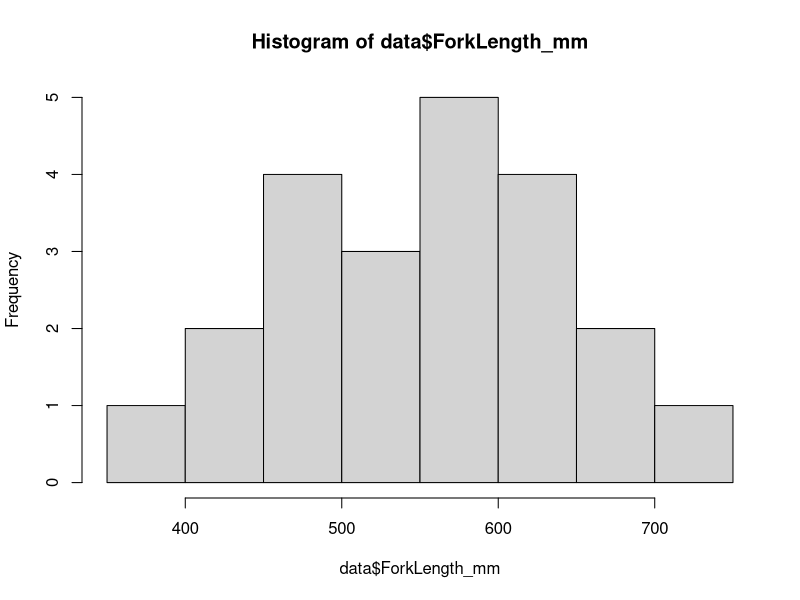
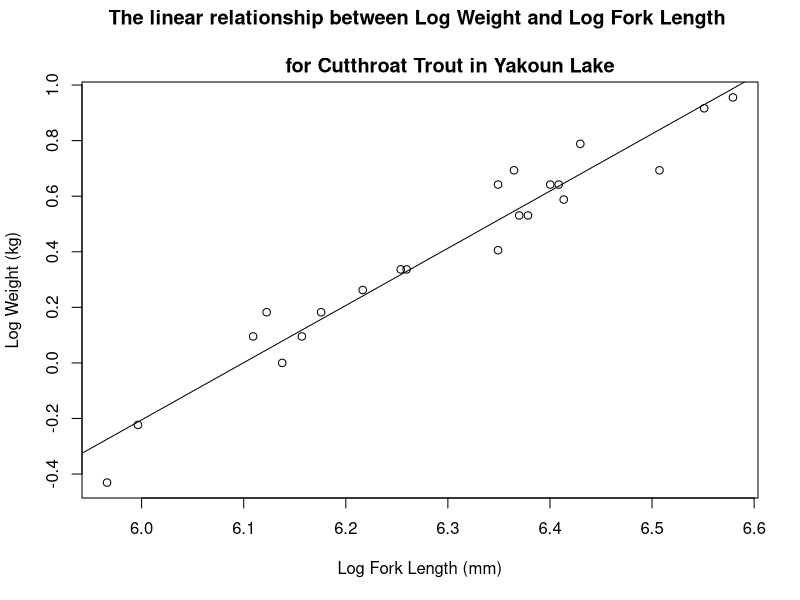
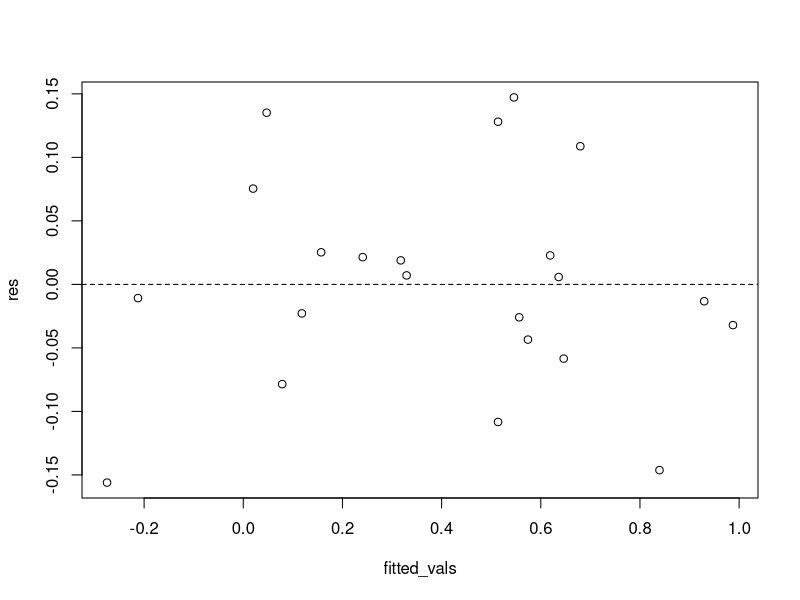
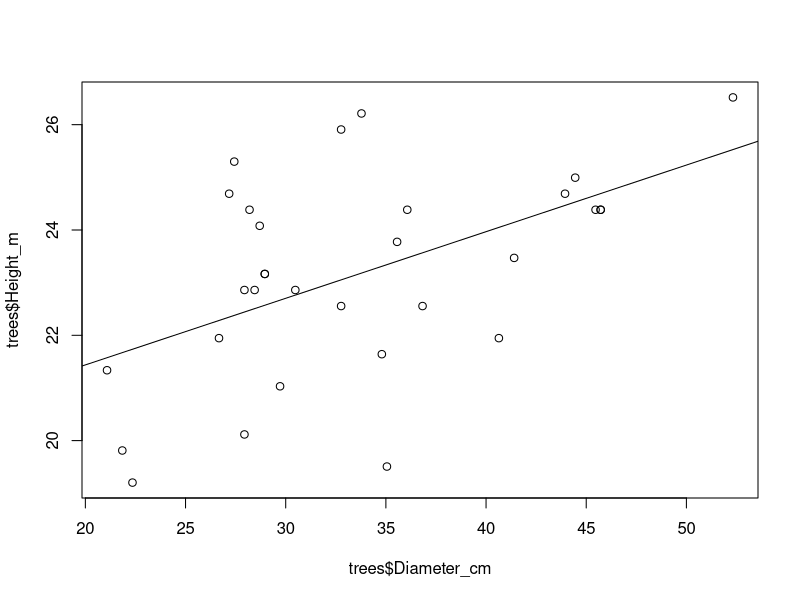

These charts were generated, in order, by the following R code:
data <- 
  read.csv(
    file = "example/yakoun-population/data/capture.csv"
  )
head(data)

summary(data)

# changing JR to JT
# filter to the value you want to change
# and if you filtered correctly "JR" should print
data$Guide[data$Guide == "JR"]
# then reassign to the proper value
data$Guide[data$Guide == "JR"] <- "JT"
# print table to double check correction
head(data)

# How would you change the day 226 to 26?


data$CaptureTime <- data$CapTime
head(data)

# check the values in the column to make sure it is ok to drop
data$X
# drop column by setting it to NULL
data$X <- NULL
data$CapTime <- NULL
# look at the data to check X and CapTime were dropped
str(data)

# create the new column 
data$Weight_kg <- data$Weight_g / 1000
# reorder columns to move Weight_km next to Weight_g 
# and CaptureTime back to after Guide
data <- data[, c(1, 2, 3, 4, 9, 5, 6, 10, 7, 8)]
str(data)

View(data)

hist(data$ForkLength_mm, 6)

# What happens to the plot when you increase the number of bins to 20?


# Can you plot a histogram for the weight?

data$LogForkLength <- log(data$ForkLength_mm)
data$LogWeight <- log(data$Weight_kg)

linear_mod <- 
  lm(
    LogWeight ~ LogForkLength, 
    data = data
  )

summary(linear_mod)

coefficients(linear_mod)
intercept <- coefficients(linear_mod)[1]
slope <- coefficients(linear_mod)[2]

confint(linear_mod, level = 0.95)

{plot(
  data$LogForkLength, 
  data$LogWeight,
  xlab = "Log Fork Length (mm)",
  ylab = "Log Weight (kg)",
  main = "The linear relationship between Log Weight and Log Fork Length \n 
          for Cutthroat Trout in Yakoun Lake"
) 
 abline(linear_mod, untf = TRUE)}

# get the range of length values
loglength_min <- min(data$LogForkLength)
print(loglength_min)
loglength_max <- max(data$LogForkLength)
print(loglength_max)
# create sequence of LogForkLength values from the min to max value by 0.005 
loglength_seq <- seq(from = loglength_min, to = loglength_max, by = 0.005)
print(loglength_seq)
# turn the sequence into a data frame
# the column name should match the original data column names
length_range <- data.frame(LogForkLength = loglength_seq)
head(length_range)
# predict weight for the given length values
predictions <- 
  predict(
    linear_mod,
    newdata = length_range
  )

# lets add the predictions to a new column named LogPredictions
length_range$LogPredictions <- predictions
# exponentiate to get back to regular scale
length_range$ForkLength_mm <- exp(length_range$LogForkLength)
length_range$PredictionsWeight_kg <- exp(length_range$LogPredictions)
# look at the results
head(length_range, 10)

# get the residuals 
res <- resid(linear_mod)
print(res)
# get the fitted values
fitted_vals <- fitted(linear_mod)
print(fitted_vals)
# plot the residuals vs fitted values 
{plot(fitted_vals, res)
  # make a dashed horizontal line at 0
 abline(h = c(0), lty = 2)}

# AP guide length data
guide_ap <- data$ForkLength_mm[data$Guide == "AP"]
mean(guide_ap)

# JT guide length data
guide_jt <- data$ForkLength_mm[data$Guide == "JT"]
mean(guide_jt)

# Can you get the median value for both guides?


# a unpaired t-test with a 95% confidence interval
guide_test <- 
  t.test(
    guide_ap, 
    guide_jt,
    paired = FALSE, 
    conf.level = 0.95
  )

guide_test$conf.int

guide_test$statistic
# test the hypothesis
guide_test$p.value

# null test at 95% confidence
if (guide_test$p.value < 0.05) {
  print("Reject the null hypothesis")
  print("Difference is significant")
} else {
  print("Failed to reject the null hypothesis")
}

# What other information can you get out of the `guide_test` list?


# You will get a different numbers when you run this on your machine
runif(1)
runif(1)
runif(1)

# We should all get the same number this time
set.seed(101)
runif(1)
runif(1)
runif(1)

set.seed(2547)
runif(1) 
runif(1) 
runif(1) 

 head(beaver1)
 head(beaver2)
 
 beaver_test <- t.test(
   beaver1,
   beaver2,
   paired = FALSE,
   conf.level = 0.95
 )
 
# Can you access the confidence interval?
 
# Can you access the test statistic?
 
# Can you access the p-value?
 

# Set up a linear model to understand the relationship between height and diameter of black cherry tress in the  `trees` data set.
trees
# Read about the data set in the Help pane to understand the variables.
?trees
# Convert height from ft into m
trees$Height_m <- trees$Height / 3.2808
# Convert diameter(girth) from inches into cm
trees$Diameter_cm <- trees$Girth * 2.54
# Look at data again
trees

# Fit Model
mod <- lm(
 Height_m ~ Diameter_cm,
 data = trees
)

{plot(
  trees$Diameter_cm,
  trees$Height_m)
abline(mod, untf = TRUE)
}

# Can you get the coefficients?

# What do the residuals look like?

# What is the R-squared value?
 
# Can you improve the plot by adding better axis labels, title, style of the regression line?
 
